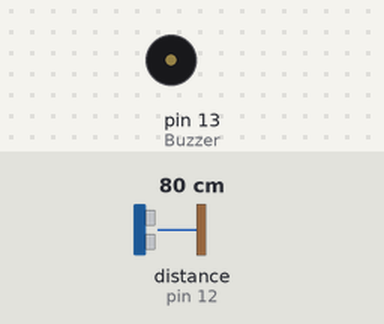
This sketch was run on a simulated Arduino Uno, built with avr-gcc and run on an emulated ATmega328P. Parts: buzzer (waves = sounding, pin HIGH). The inputs (shaded band) are chosen by the test bench; at power-on: distance to the obstacle (sensor on pin 12) 80 cm. The echo pulse lasts 58.3 µs per cm.

Above: at 1.2 s.
1.3 s: distance to the obstacle (sensor on pin 12) set to 21 cm
2.8 s: distance to the obstacle (sensor on pin 12) set to 17 cm
At 3.8 s:
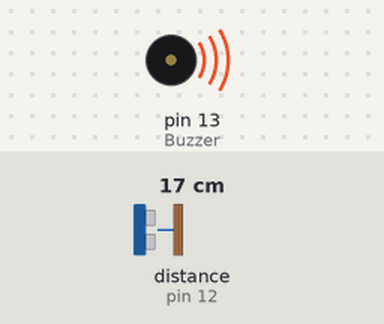
5.8 s: distance to the obstacle (sensor on pin 12) set to 4 cm
At 5.98 s:
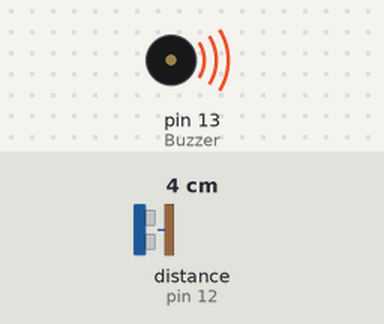
8.8 s: distance to the obstacle (sensor on pin 12) set to 2 cm
At 9.1 s:
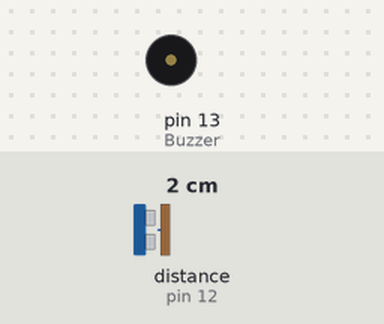
Timing chart, 0 to 11.3 s (numbered marks = the images above; inputs shaded):
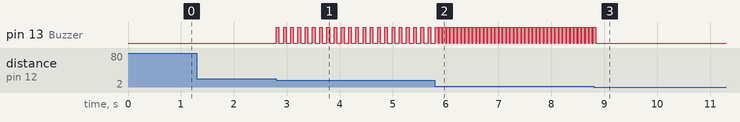

Measured:
- the behaviour switches between 20 and 19 cm on distance to the obstacle (sensor on pin 12) (found by bisection; images 0 and 1)
- the behaviour switches between 3 and 2 cm on distance to the obstacle (sensor on pin 12) (found by bisection; images 2 and 3)
- after the input at 1.3 s, every drawn part: stays the same
- after the input at 2.8 s, pin 13 (Buzzer): alternates HIGH for 0.05 s and LOW for 0.09 s, starting at once
- after the input at 5.8 s, pin 13 (Buzzer): alternates HIGH for 0.05 s and LOW for 0.02 s, starting after 0.08 s
- after the input at 8.8 s, pin 13 (Buzzer): goes on until 8.8 s, then stays LOW

The sketch:

Dustance_Variable_Alarm.ino
```cpp
/*
  Distance Variable Alarm Code

  An initial alarm at 20cm and the intensity of the alarm increases as the distancs reduces

  A Buzzer is connected at digital pin 13 and a Ultrasonic Distance Sensor HC-SR04 at pin 11(Trig) and 12(Echo).

  by Heonics

  https://github.com/Heonics/Distance_Variable_Alarm/blob/main/Dustance_Variable_Alarm.ino


Required Materials :
1 X Arduino Uno
1 X HC-SR04
1 X 5V Buzzer
1 X Breadboard(optional)

Circuit Diagram :
Arduino Digital Pin 13 -> Buzzer +ve
Arduino GND -> Buzzer -ve
Arduino 5V -> HC-SR04 +ve
Arduino GND -> HC-SR04 +ve
Arduino Digital Pin 12 -> HC-SR04 Echo
Arduino Digital Pin 11 -> HC-SR04 Trig
*/

#include <HCSR04.h>//Install this Library from Library Manager in Arduino IDE

UltraSonicDistanceSensor distanceSensor(11, 12);  // Initialize the HC-SR04 sensor that is connected to digital pins 11(Trig) and 12(Echo).

int max_val = 20; // define maximum value of the range
int min_val = 2; // define the minimum value of the range
int Buzzer = 13; // Initialize the Buzzer at digital pin 13

void setup() {
  pinMode(Buzzer, OUTPUT); // Assigning Buzzer as output
}

void loop() {

	int distance_measured = distanceSensor.measureDistanceCm();//store the distance

	if(distance_measured < max_val && distance_measured > min_val){ // checks if it is in range

    digitalWrite(Buzzer, HIGH);  // turn the Buzzer on
    delay(50);                      // wait for a while
    digitalWrite(Buzzer, LOW);   // turn the Buzzer off

		int Val = map(distance_measured, 0, 20, 0, 100); // finds out how much time to wait
    delay(Val);                      // wait according to the distance measured

  }else{
    digitalWrite(Buzzer, LOW);   // turn the Buzzer off if it is not in range
  }

}
```
